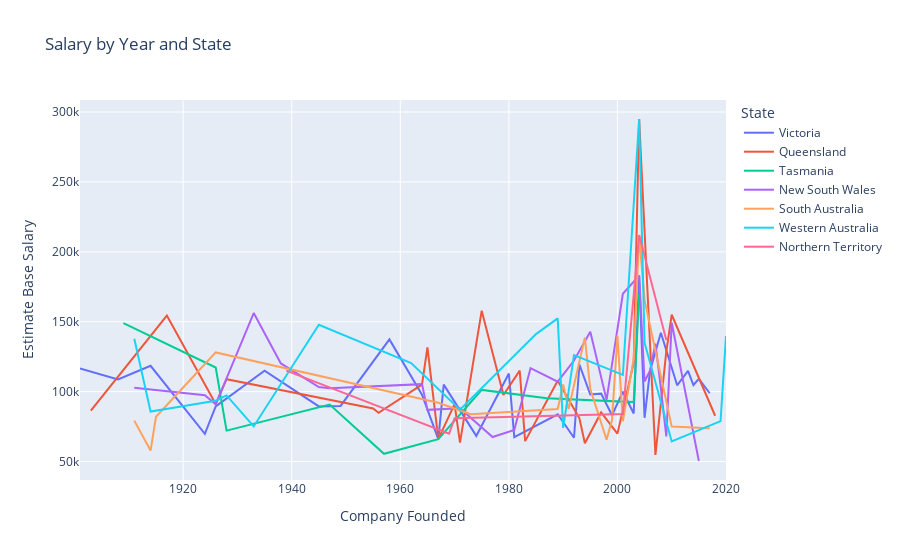

Notebook cell for this chart:
### Markdown cell above
It appears that the data is significantly outdated, with the majority of instances belonging to the 19th century.

### Code cell
df = (job
 .dropna()
 .query("`Company Founded`>1900")
 .groupby(['Company Founded', 'State'])
 .agg({'Estimate Base Salary': 'median', 'Low Estimate': 'mean', 'High Estimate':'mean'})
 .reset_index())

import plotly.express as px

# Assuming you have a DataFrame called 'df' with columns 'Year', 'Salary', and 'State'

# Create the line chart using Plotly Express
fig = px.line(df, x='Company Founded', y='Estimate Base Salary', color='State', title='Salary by Year and State')

# Display the line chart
fig.show()

### Figure 1 — Plotly figure (JSON) as saved in the notebook; plotly's stock layout.template omitted (floating-point values rounded to 4 significant figures)
{"data": [{"hovertemplate": "State=Victoria<br>Company Founded=%{x}<br>Estimate Base Salary=%{y}<extra></extra>", "legendgroup": "Victoria", "line": {"color": "#636efa", "dash": "solid"}, "marker": {"symbol": "circle"}, "mode": "lines", "name": "Victoria", "orientation": "v", "showlegend": true, "type": "scatter", "x": [1901, 1908, 1914, 1924, 1926, 1935, 1945, 1949, 1958, 1964, 1967, 1968, 1974, 1980, 1981, 1989, 1992, 1993, 1995, 1997, 1999, 2001, 2003, 2004, 2005, 2006, 2008, 2011, 2013, 2014, 2015, 2017], "xaxis": "x", "y": [116663, 108772, 118481, 69825, 89465, 114935, 89443, 89800, 137392, 97847, 66000, 105000, 68356, 112943, 67439, 83812, 67053, 119294, 97980, 98564, 83138, 99916, 84323, 183000, 81289, 114738, 142178, 104554, 114837, 104757, 109138, 98850], "yaxis": "y"}, {"hovertemplate": "State=Queensland<br>Company Founded=%{x}<br>Estimate Base Salary=%{y}<extra></extra>", "legendgroup": "Queensland", "line": {"color": "#EF553B", "dash": "solid"}, "marker": {"symbol": "circle"}, "mode": "lines", "name": "Queensland", "orientation": "v", "showlegend": true, "type": "scatter", "x": [1903, 1917, 1926, 1928, 1955, 1956, 1964, 1965, 1967, 1970, 1971, 1975, 1979, 1982, 1983, 1989, 1993, 1994, 1997, 2000, 2003, 2004, 2007, 2009, 2010, 2018], "xaxis": "x", "y": [86429, 154417, 91181, 108936, 87936, 84905, 105000, 131661, 66000, 91107, 63592, 157901, 97589, 115000, 64610.0, 107751, 80932, 63108, 85146, 69969, 120592, 295000, 54690, 128589, 155000, 82779], "yaxis": "y"}, {"hovertemplate": "State=Tasmania<br>Company Founded=%{x}<br>Estimate Base Salary=%{y}<extra></extra>", "legendgroup": "Tasmania", "line": {"color": "#00cc96", "dash": "solid"}, "marker": {"symbol": "circle"}, "mode": "lines", "name": "Tasmania", "orientation": "v", "showlegend": true, "type": "scatter", "x": [1909, 1926, 1928, 1947, 1957, 1967, 1975, 1987, 2003, 2004], "xaxis": "x", "y": [149000, 117300.0, 72111, 90780, 55561, 66000, 101242, 95331, 92520, 170000], "yaxis": "y"}, {"hovertemplate": "State=New South Wales<br>Company Founded=%{x}<br>Estimate Base Salary=%{y}<extra></extra>", "legendgroup": "New South Wales", "line": {"color": "#ab63fa", "dash": "solid"}, "marker": {"symbol": "circle"}, "mode": "lines", "name": "New South Wales", "orientation": "v", "showlegend": true, "type": "scatter", "x": [1911, 1924, 1926, 1933, 1938, 1945, 1947, 1964, 1965, 1971, 1977, 1981, 1984, 1989, 1992, 1995, 1998, 2001, 2004, 2005, 2006, 2007, 2008, 2009, 2010, 2015], "xaxis": "x", "y": [102762, 97417, 90951, 156205, 120181, 103327, 102470, 105365, 86983, 88171, 67528, 72675, 116841, 107108, 122300.0, 142845, 94107, 170000, 183000, 107238, 115000, 134360, 102470, 68000, 149287, 50400], "yaxis": "y"}, {"hovertemplate": "State=South Australia<br>Company Founded=%{x}<br>Estimate Base Salary=%{y}<extra></extra>", "legendgroup": "South Australia", "line": {"color": "#FFA15A", "dash": "solid"}, "marker": {"symbol": "circle"}, "mode": "lines", "name": "South Australia", "orientation": "v", "showlegend": true, "type": "scatter", "x": [1911, 1914, 1915, 1926, 1967, 1973, 1989, 1990, 1991, 1994, 1995, 1998, 1999, 2000, 2001, 2003, 2004, 2005, 2010, 2017], "xaxis": "x", "y": [79290, 57841, 82049, 128047, 92057, 83828, 87570.0, 105148, 87516, 138636, 101790, 65630, 79700.0, 139932, 78860.0, 123600.0, 212000, 165476, 75000, 73780], "yaxis": "y"}, {"hovertemplate": "State=Western Australia<br>Company Founded=%{x}<br>Estimate Base Salary=%{y}<extra></extra>", "legendgroup": "Western Australia", "line": {"color": "#19d3f3", "dash": "solid"}, "marker": {"symbol": "circle"}, "mode": "lines", "name": "Western Australia", "orientation": "v", "showlegend": true, "type": "scatter", "x": [1911, 1914, 1926, 1928, 1933, 1945, 1962, 1971, 1985, 1989, 1990, 1992, 2001, 2004, 2005, 2010, 2019, 2020], "xaxis": "x", "y": [137783, 85775, 93500, 97279, 75132, 147860, 120494, 87078, 141135, 152391, 74023, 126086, 112008, 295000, 135000, 64419, 78877, 139845], "yaxis": "y"}, {"hovertemplate": "State=Northern Territory<br>Company Founded=%{x}<br>Estimate Base Salary=%{y}<extra></extra>", "legendgroup": "Northern Territory", "line": {"color": "#FF6692", "dash": "solid"}, "marker": {"symbol": "circle"}, "mode": "lines", "name": "Northern Territory", "orientation": "v", "showlegend": true, "type": "scatter", "x": [1939, 1969, 1970, 2001, 2004, 2009], "xaxis": "x", "y": [115000, 70000, 80944, 84025, 212000, 136900], "yaxis": "y"}], "layout": {"legend": {"title": {"text": "State"}, "tracegroupgap": 0}, "title": {"text": "Salary by Year and State"}, "xaxis": {"anchor": "y", "domain": [0, 1], "title": {"text": "Company Founded"}}, "yaxis": {"anchor": "x", "domain": [0, 1], "title": {"text": "Estimate Base Salary"}}}}
